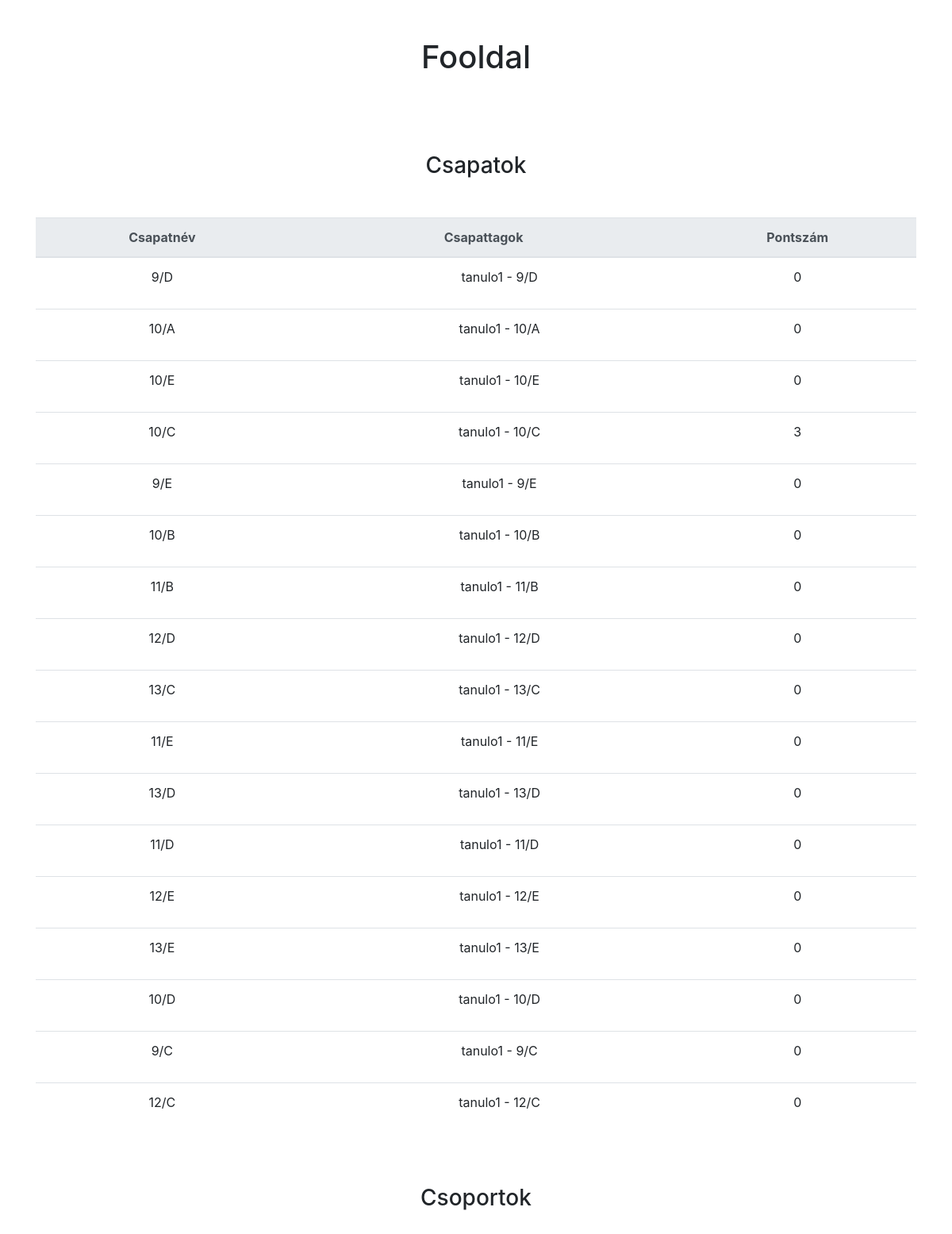
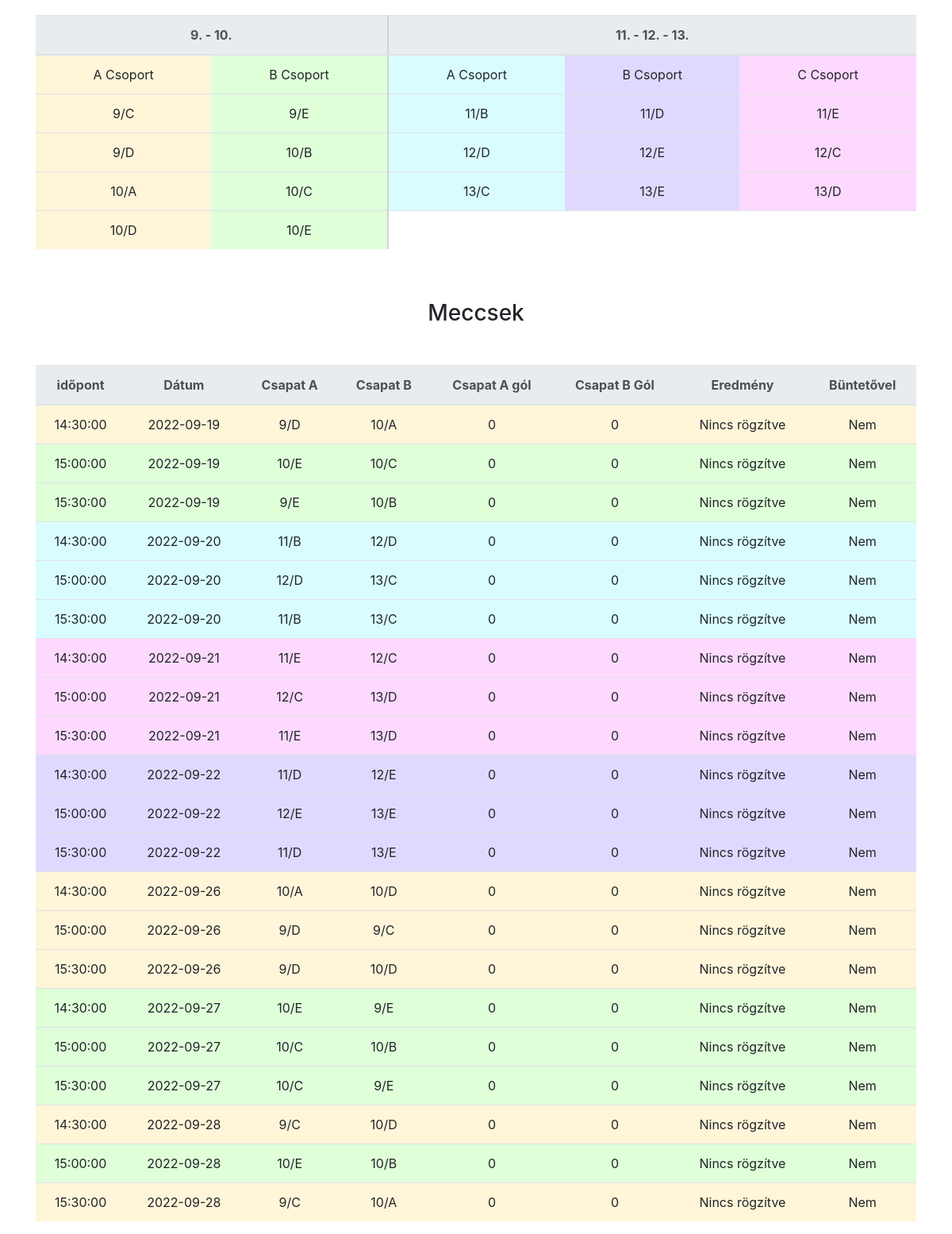
The page / on the database its author committed (2 pictures, top to bottom).
### tables this page shows
CREATE TABLE `csapatok` (
  `id` int(255) NOT NULL,
  `csapat_nev` char(255) DEFAULT NULL,
  `csapat_tagok` varchar(512) DEFAULT NULL,
  `pontszam` int(15) DEFAULT NULL
);

CREATE TABLE `meccsek` (
  `id` int(15) NOT NULL,
  `csapat_a` varchar(255) DEFAULT NULL,
  `csapat_a_gol` int(15) DEFAULT NULL,
  `csapat_b` varchar(255) DEFAULT NULL,
  `csapat_b_gol` int(15) DEFAULT NULL,
  `datum` date DEFAULT NULL,
  `idopont` time DEFAULT NULL,
  `eredmeny` int(15) DEFAULT NULL,
  `bunteto` int(1) DEFAULT NULL
);

### includes/functions.inc.php (called while the page is built, shortened)
<?php
function csapatokLekeres($conn) {
    $sql = "SELECT * FROM csapatok";
	$result = $conn->query($sql);
	return $result;
}
function meccsekLekerese($conn) {
	$sql = "SELECT * FROM meccsek";
	$result = $conn->query($sql);
	return $result;
}

### index.php (the view, shortened to what this page needs)
<!DOCTYPE html>
<html lang="en">
<head>
    <link rel="stylesheet" href="https://maxcdn.bootstrapcdn.com/bootstrap/4.5.2/css/bootstrap.min.css">
    <link rel="stylesheet" href="css/style.css">
</head>
<body>
    <h1 class="text-center m-5">Fooldal</h1>
    <div class="container-sm">
        <div class="row">
            <div class="col-sm">
                <h3 class="text-center m-5">Csapatok</h3>
                <table class = "table table-hover">
                    <thead class="thead-light">
                        <tr class="text-center">
                            <th>Csapatnév</th>
                            <th>Csapattagok</th>
                            <th>Pontszám</th>
                        </tr>
                    </thead>
                    <?php
                        require_once 'includes/dbh.inc.php';
                        require_once 'includes/functions.inc.php';
                        $csapatok = csapatokLekeres($conn);
                        if ($csapatok->num_rows > 0) {
                            while($seged = $csapatok->fetch_assoc()) {
                                $tomb = explode(";", $seged["csapat_tagok"]);
                                $szam = count($tomb) - 1;
                                echo "<tr class='text-center'><td>".$seged["csapat_nev"]."</td>";
                                echo "<td><ul style='list-style: none;'>";
                                for ($i=0; $i < $szam; $i++) {
                                    echo "<li>".$tomb[$i]."</li>";
                                }
                                echo "</ul></td>";
                                echo "<td>".$seged["pontszam"]."</td></tr>";
                            }
                        } else {
                            echo "Nincsenek fent csapatok :(";
                        }
                    ?>
                </table>
            </div>
        </div>
    </div>
    <div class="container-sm">
        <div class="row">
            <div class="col-sm">
                <h3 class="text-center m-5">Csoportok</h3>
                <table class="table table-hover">
                    <thead class="thead-light">
                        <th  style="border-right: 2px solid lightgrey;" class="text-center" colspan="2">9. - 10.</th=>
                        <th class="text-center" colspan="3">11. - 12. - 13.</th>
                    </thead>
                    <tr class="text-center">
                        <td style="background-color: rgba(255, 235, 179, 0.5)">A Csoport</td>
                        <td style="border-right: 2px solid lightgrey;background-color: rgba(192, 255, 179, 0.5)">B Csoport</td>
                        <td style="background-color: rgba(179, 251, 255, 0.5)">A Csoport</td>
                        <td style="background-color: rgba(194, 179, 255, 0.5)">B Csoport</td>
                        <td style="background-color: rgba(251, 179, 255, 0.5)">C Csoport</td>
                    </tr>
                    <tr class="text-center">
                        <td style="background-color: rgba(255, 235, 179, 0.5)">9/C</td>
                        <td style="border-right: 2px solid lightgrey;background-color: rgba(192, 255, 179, 0.5)">9/E</td>
                        <td style="background-color: rgba(179, 251, 255, 0.5)">11/B</td>
                        <td style="background-color: rgba(194, 179, 255, 0.5)">11/D</td>
                        <td style="background-color: rgba(251, 179, 255, 0.5)">11/E</td>
                    </tr>
                    <tr class="text-center">
                        <td style="background-color: rgba(255, 235, 179, 0.5)">9/D</td>
                        <td style="border-right: 2px solid lightgrey;background-color: rgba(192, 255, 179, 0.5)">10/B</td>
                        <td style="background-color: rgba(179, 251, 255, 0.5)">12/D</td>
                        <td style="background-color: rgba(194, 179, 255, 0.5)">12/E</td>
                        <td style="background-color: rgba(251, 179, 255, 0.5)">12/C</td>
                    </tr>
                    <tr class="text-center">
                        <td style="background-color: rgba(255, 235, 179, 0.5)">10/A</td>
                        <td style="border-right: 2px solid lightgrey;background-color: rgba(192, 255, 179, 0.5)">10/C</td>
                        <td style="background-color: rgba(179, 251, 255, 0.5)">13/C</td>
                        <td style="background-color: rgba(194, 179, 255, 0.5)">13/E</td>
                        <td style="background-color: rgba(251, 179, 255, 0.5)">13/D</td>
                    </tr>
                    <tr class="text-center">
                        <td style="background-color: rgba(255, 235, 179, 0.5)">10/D</td>
                        <td style="border-right: 2px solid lightgrey;background-color: rgba(192, 255, 179, 0.5)">10/E</td>
                        <td></td>
                        <td></td>
                        <td></td>
                    </tr>
                </table>
            </div>
        </div>
    </div>
    <div class="container">
        <div class="row">
            <div class="col">
                <h3 class="text-center m-5">Meccsek</h3>
                <table id="meccsTable" class="table table-hover">
                    <thead class="thead-light">
                        <tr class="text-center">
                            <th>időpont</th>
                            <th>Dátum</th>
                            <th>Csapat A</th>
                            <th>Csapat B</th>
                            <th>Csapat A gól</th>
                            <th>Csapat B Gól</th>
                            <th>Eredmény</th>
                            <th>Büntetővel</th>
                        </tr>
                    </thead>
                    <?php
                        require_once 'includes/dbh.inc.php';
                        require_once 'includes/functions.inc.php';
                        $meccsek = meccsekLekerese($conn);
                        $k = 0;
                        if ($meccsek->num_rows > 0) {
                            while($seged = $meccsek->fetch_assoc()) {
                                if ($seged["eredmeny"] == -1){
                                    $eredmeny = "Nincs rögzítve";
                                } elseif ($seged["eredmeny"] == 1) {
                                    $eredmeny = $seged["csapat_a"];
                                } elseif ($seged["eredmeny"] == 2) {
                                    $eredmeny = $seged["csapat_b"];
                                } elseif ($seged["eredmeny"] == 0) {
                                    $eredmeny = "Döntetlen";
                                }
                                if ($seged["bunteto"] == 1) {
                                    $bunteto = "Igen";
                                } else {
                                    $bunteto = "Nem";
                                }
                                $csoport_a_9 = ["9/C", "9/D", "10/A", "10/D"];
                                $csoport_b_9 = ["9/E", "10/B", "10/C", "10/E"];
                                $csoport_a_11 = ["11/B", "12/D", "13/C"];
                                $csoport_b_11 = ["11/D", "12/E", "13/E"];
                                $csoport_c_11 = ["11/E", "12/C", "13/D"];
                                if (in_array($seged["csapat_a"], $csoport_a_9)) {
                                    echo "<tr class='text-center'>
                                        <td style='background-color: rgba(255, 235, 179, 0.5)' id='".$k."idopont'>".$seged['idopont']."</td>
                                        <td style='background-color: rgba(255, 235, 179, 0.5)'>".$seged["datum"]."</td>
                                        <td style='background-color: rgba(255, 235, 179, 0.5)'>".$seged['csapat_a']."</td>
                                        <td style='background-color: rgba(255, 235, 179, 0.5)'>".$seged['csapat_b']."</td>
                                        <td style='background-color: rgba(255, 235, 179, 0.5)'>".$seged['csapat_a_gol']."</td>
                                        <td style='background-color: rgba(255, 235, 179, 0.5)'>".$seged['csapat_b_gol']."</td>
                                        <td style='background-color: rgba(255, 235, 179, 0.5)'>".$eredmeny."</td>
                                        <td style='background-color: rgba(255, 235, 179, 0.5)'>".$bunteto."</td></tr>";
                                } elseif (in_array($seged["csapat_a"], $csoport_b_9)) {
                                    echo "<tr class='text-center'>
                                        <td style='background-color: rgba(192, 255, 179, 0.5)' id='".$k."idopont'>".$seged['idopont']."</td>
                                        <td style='background-color: rgba(192, 255, 179, 0.5)'>".$seged["datum"]."</td>
                                        <td style='background-color: rgba(192, 255, 179, 0.5)'>".$seged['csapat_a']."</td>
                                        <td style='background-color: rgba(192, 255, 179, 0.5)'>".$seged['csapat_b']."</td>
                                        <td style='background-color: rgba(192, 255, 179, 0.5)'>".$seged['csapat_a_gol']."</td>
                                        <td style='background-color: rgba(192, 255, 179, 0.5)'>".$seged['csapat_b_gol']."</td>
                                        <td style='background-color: rgba(192, 255, 179, 0.5)'>".$eredmeny."</td>
                                        <td style='background-color: rgba(192, 255, 179, 0.5)'>".$bunteto."</td></tr>";
                                } elseif (in_array($seged["csapat_a"], $csoport_a_11)) {
                                    echo "<tr class='text-center'>
                                        <td style='background-color: rgba(179, 251, 255, 0.5)' id='".$k."idopont'>".$seged['idopont']."</td>
                                        <td style='background-color: rgba(179, 251, 255, 0.5)'>".$seged["datum"]."</td>
                                        <td style='background-color: rgba(179, 251, 255, 0.5)'>".$seged['csapat_a']."</td>
                                        <td style='background-color: rgba(179, 251, 255, 0.5)'>".$seged['csapat_b']."</td>
                                        <td style='background-color: rgba(179, 251, 255, 0.5)'>".$seged['csapat_a_gol']."</td>
                                        <td style='background-color: rgba(179, 251, 255, 0.5)'>".$seged['csapat_b_gol']."</td>
                                        <td style='background-color: rgba(179, 251, 255, 0.5)'>".$eredmeny."</td>
                                        <td style='background-color: rgba(179, 251, 255, 0.5)'>".$bunteto."</td></tr>";
                                } elseif (in_array($seged["csapat_a"], $csoport_b_11)) {
                                    echo "<tr class='text-center'>
                                        <td style='background-color: rgba(194, 179, 255, 0.5)' id='".$k."idopont'>".$seged['idopont']."</td>
                                        <td style='background-color: rgba(194, 179, 255, 0.5)'>".$seged["datum"]."</td>
                                        <td style='background-color: rgba(194, 179, 255, 0.5)'>".$seged['csapat_a']."</td>
                                        <td style='background-color: rgba(194, 179, 255, 0.5)'>".$seged['csapat_b']."</td>
                                        <td style='background-color: rgba(194, 179, 255, 0.5)'>".$seged['csapat_a_gol']."</td>
                                        <td style='background-color: rgba(194, 179, 255, 0.5)'>".$seged['csapat_b_gol']."</td>
                                        <td style='background-color: rgba(194, 179, 255, 0.5)'>".$eredmeny."</td>
                                        <td style='background-color: rgba(194, 179, 255, 0.5)'>".$bunteto."</td></tr>";
                                } elseif (in_array($seged["csapat_a"], $csoport_c_11)) {
                                    echo "<tr class='text-center'>
                                        <td style='background-color: rgba(251, 179, 255, 0.5)' id='".$k."idopont'>".$seged['idopont']."</td>
                                        <td style='background-color: rgba(251, 179, 255, 0.5)'>".$seged["datum"]."</td>
                                        <td style='background-color: rgba(251, 179, 255, 0.5)'>".$seged['csapat_a']."</td>
                                        <td style='background-color: rgba(251, 179, 255, 0.5)'>".$seged['csapat_b']."</td>
                                        <td style='background-color: rgba(251, 179, 255, 0.5)'>".$seged['csapat_a_gol']."</td>
                                        <td style='background-color: rgba(251, 179, 255, 0.5)'>".$seged['csapat_b_gol']."</td>
                                        <td style='background-color: rgba(251, 179, 255, 0.5)'>".$eredmeny."</td>
                                        <td style='background-color: rgba(251, 179, 255, 0.5)'>".$bunteto."</td></tr>";
                                }
                                $k++;
                            }
                        }  else {
                            echo "Nincsenek fent csapatok :(";
                        }
                    ?>
                </table>
            </div>
        </div>
    </div>
</body>
</html>

### rows shown on the page
csapatok: csapat_nev "9/D", csapat_tagok "tanulo1 - 9/D", pontszam "0"
csapatok: csapat_nev "10/A", csapat_tagok "tanulo1 - 10/A", pontszam "0"
csapatok: csapat_nev "10/E", csapat_tagok "tanulo1 - 10/E", pontszam "0"
csapatok: csapat_nev "10/C", csapat_tagok "tanulo1 - 10/C", pontszam "3"
csapatok: csapat_nev "9/E", csapat_tagok "tanulo1 - 9/E", pontszam "0"
csapatok: csapat_nev "10/B", csapat_tagok "tanulo1 - 10/B", pontszam "0"
csapatok: csapat_nev "11/B", csapat_tagok "tanulo1 - 11/B", pontszam "0"
csapatok: csapat_nev "12/D", csapat_tagok "tanulo1 - 12/D", pontszam "0"
csapatok: csapat_nev "13/C", csapat_tagok "tanulo1 - 13/C", pontszam "0"
csapatok: csapat_nev "11/E", csapat_tagok "tanulo1 - 11/E", pontszam "0"
csapatok: csapat_nev "13/D", csapat_tagok "tanulo1 - 13/D", pontszam "0"
csapatok: csapat_nev "11/D", csapat_tagok "tanulo1 - 11/D", pontszam "0"
csapatok: csapat_nev "12/E", csapat_tagok "tanulo1 - 12/E", pontszam "0"
csapatok: csapat_nev "13/E", csapat_tagok "tanulo1 - 13/E", pontszam "0"
csapatok: csapat_nev "10/D", csapat_tagok "tanulo1 - 10/D", pontszam "0"
csapatok: csapat_nev "9/C", csapat_tagok "tanulo1 - 9/C", pontszam "0"
csapatok: csapat_nev "12/C", csapat_tagok "tanulo1 - 12/C", pontszam "0"
meccsek: idopont "14:30:00", datum "2022-09-19", csapat_a "9/D", csapat_b "10/A", csapat_a_gol "0", csapat_b_gol "0", eredmeny "Nincs rögzítve", bunteto "Nem"
meccsek: idopont "15:00:00", datum "2022-09-19", csapat_a "10/E", csapat_b "10/C", csapat_a_gol "0", csapat_b_gol "0", eredmeny "Nincs rögzítve", bunteto "Nem"
meccsek: idopont "15:30:00", datum "2022-09-19", csapat_a "9/E", csapat_b "10/B", csapat_a_gol "0", csapat_b_gol "0", eredmeny "Nincs rögzítve", bunteto "Nem"
meccsek: idopont "14:30:00", datum "2022-09-20", csapat_a "11/B", csapat_b "12/D", csapat_a_gol "0", csapat_b_gol "0", eredmeny "Nincs rögzítve", bunteto "Nem"
meccsek: idopont "15:00:00", datum "2022-09-20", csapat_a "12/D", csapat_b "13/C", csapat_a_gol "0", csapat_b_gol "0", eredmeny "Nincs rögzítve", bunteto "Nem"
meccsek: idopont "15:30:00", datum "2022-09-20", csapat_a "11/B", csapat_b "13/C", csapat_a_gol "0", csapat_b_gol "0", eredmeny "Nincs rögzítve", bunteto "Nem"
meccsek: idopont "14:30:00", datum "2022-09-21", csapat_a "11/E", csapat_b "12/C", csapat_a_gol "0", csapat_b_gol "0", eredmeny "Nincs rögzítve", bunteto "Nem"
meccsek: idopont "15:00:00", datum "2022-09-21", csapat_a "12/C", csapat_b "13/D", csapat_a_gol "0", csapat_b_gol "0", eredmeny "Nincs rögzítve", bunteto "Nem"
meccsek: idopont "15:30:00", datum "2022-09-21", csapat_a "11/E", csapat_b "13/D", csapat_a_gol "0", csapat_b_gol "0", eredmeny "Nincs rögzítve", bunteto "Nem"
meccsek: idopont "14:30:00", datum "2022-09-22", csapat_a "11/D", csapat_b "12/E", csapat_a_gol "0", csapat_b_gol "0", eredmeny "Nincs rögzítve", bunteto "Nem"
meccsek: idopont "15:00:00", datum "2022-09-22", csapat_a "12/E", csapat_b "13/E", csapat_a_gol "0", csapat_b_gol "0", eredmeny "Nincs rögzítve", bunteto "Nem"
meccsek: idopont "15:30:00", datum "2022-09-22", csapat_a "11/D", csapat_b "13/E", csapat_a_gol "0", csapat_b_gol "0", eredmeny "Nincs rögzítve", bunteto "Nem"
meccsek: idopont "14:30:00", datum "2022-09-26", csapat_a "10/A", csapat_b "10/D", csapat_a_gol "0", csapat_b_gol "0", eredmeny "Nincs rögzítve", bunteto "Nem"
meccsek: idopont "15:00:00", datum "2022-09-26", csapat_a "9/D", csapat_b "9/C", csapat_a_gol "0", csapat_b_gol "0", eredmeny "Nincs rögzítve", bunteto "Nem"
meccsek: idopont "15:30:00", datum "2022-09-26", csapat_a "9/D", csapat_b "10/D", csapat_a_gol "0", csapat_b_gol "0", eredmeny "Nincs rögzítve", bunteto "Nem"
meccsek: idopont "14:30:00", datum "2022-09-27", csapat_a "10/E", csapat_b "9/E", csapat_a_gol "0", csapat_b_gol "0", eredmeny "Nincs rögzítve", bunteto "Nem"
meccsek: idopont "15:00:00", datum "2022-09-27", csapat_a "10/C", csapat_b "10/B", csapat_a_gol "0", csapat_b_gol "0", eredmeny "Nincs rögzítve", bunteto "Nem"
meccsek: idopont "15:30:00", datum "2022-09-27", csapat_a "10/C", csapat_b "9/E", csapat_a_gol "0", csapat_b_gol "0", eredmeny "Nincs rögzítve", bunteto "Nem"
meccsek: idopont "14:30:00", datum "2022-09-28", csapat_a "9/C", csapat_b "10/D", csapat_a_gol "0", csapat_b_gol "0", eredmeny "Nincs rögzítve", bunteto "Nem"
meccsek: idopont "15:00:00", datum "2022-09-28", csapat_a "10/E", csapat_b "10/B", csapat_a_gol "0", csapat_b_gol "0", eredmeny "Nincs rögzítve", bunteto "Nem"
meccsek: idopont "15:30:00", datum "2022-09-28", csapat_a "9/C", csapat_b "10/A", csapat_a_gol "0", csapat_b_gol "0", eredmeny "Nincs rögzítve", bunteto "Nem"
